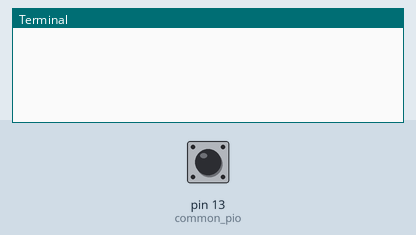
The program below on a simulated Raspberry Pi (header pin numbers). Parts: the last lines printed to the terminal. The inputs (shaded band) are chosen by the test bench; at power-on: pin 13 (common_pio) LOW.

Above: at 1.2 s.
1.3 s: pin 13 (common_pio) pulled HIGH for 0.6 s
At 1.81 s:
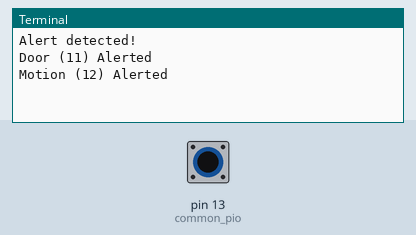
At 3.1 s:
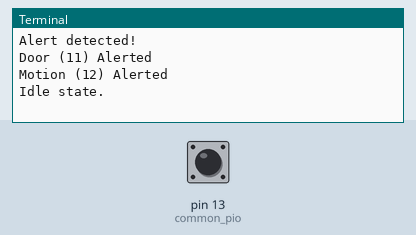

The program:

gpiowireless_sensors.py
```python
try:
    import RPi.GPIO as GPIO
except:
    import gpiozero as GPIO
# to use Raspberry Pi board pin numbers

import time


common_pio = 13
sensors = [11,12]

names = ["Door","Motion"]


GPIO.setmode(GPIO.BOARD)

# set up the GPIO channels - one input and one output
for s in sensors:
    GPIO.setup(s, GPIO.IN,pull_up_down=GPIO.PUD_DOWN)

GPIO.setup(common_pio, GPIO.IN,pull_up_down=GPIO.PUD_DOWN)


# input from pin 11
alerted = False
salerted = [False]*len(sensors)
delay = 0.1

while True:
    time.sleep(delay)
    common = GPIO.input(common_pio)
    if common ==0:
        if alerted:
            print "Idle state."

        alerted = False
        salerted = [False] * len(sensors)
        delay = 0.5
        continue

    if not alerted:
        print "Alert detected!"
        alerted = True
        delay = 0.1

    for i in range(len(sensors)):
        res = GPIO.input(sensors[i])
        if res ==0:
            if not salerted[i]:
                print "%s (%d)" %(names[i],sensors[i]), "Alerted"
                salerted[i] = True
```

Measured:
- after the input at 1.3 s, the terminal: prints a new line after 0.30 s (image 1)
